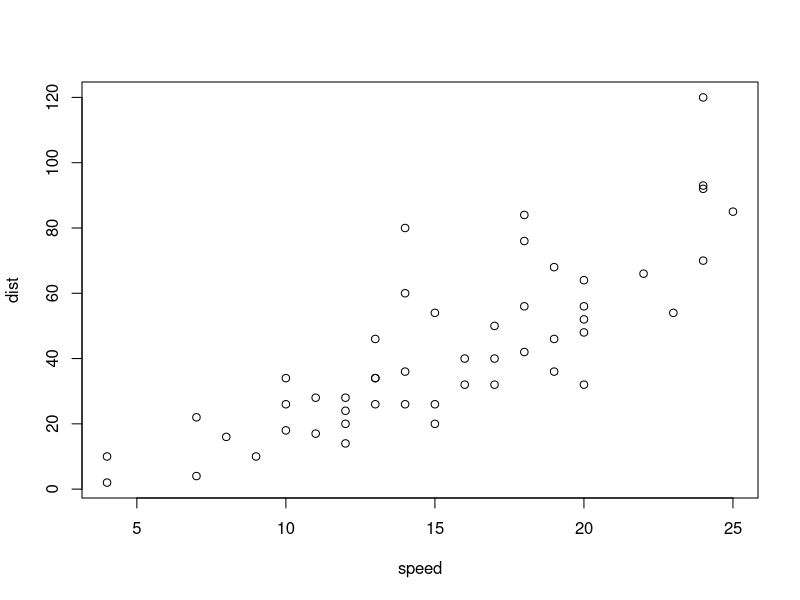
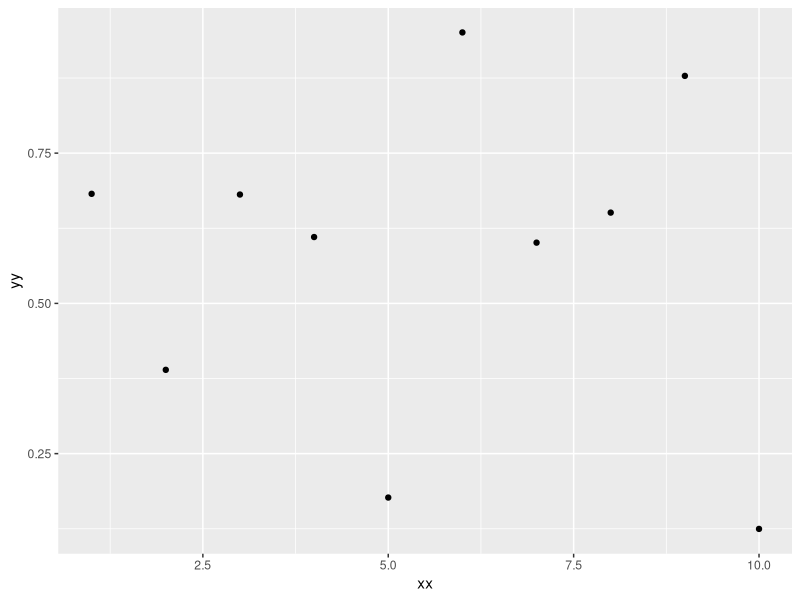
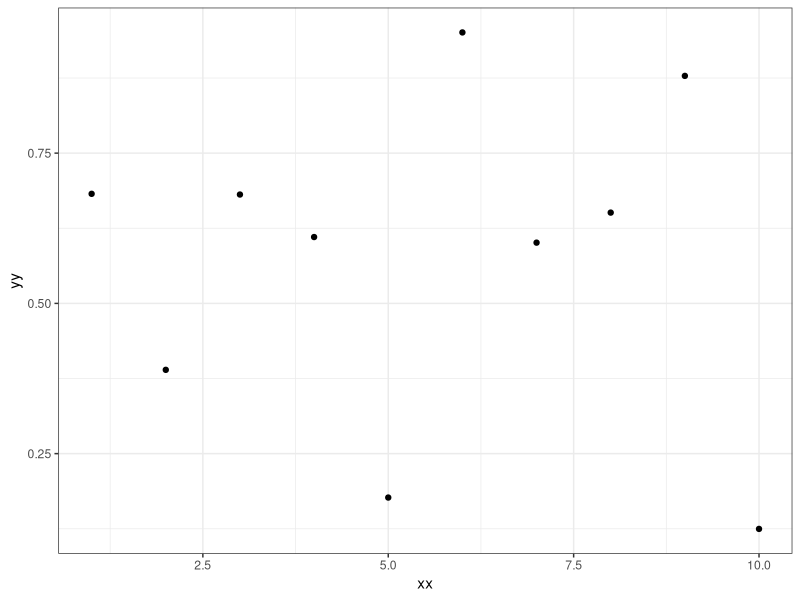
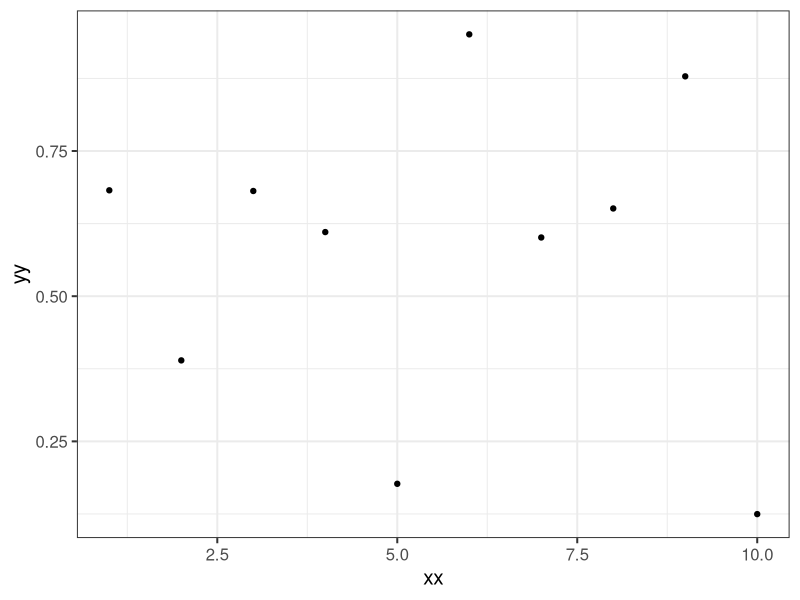
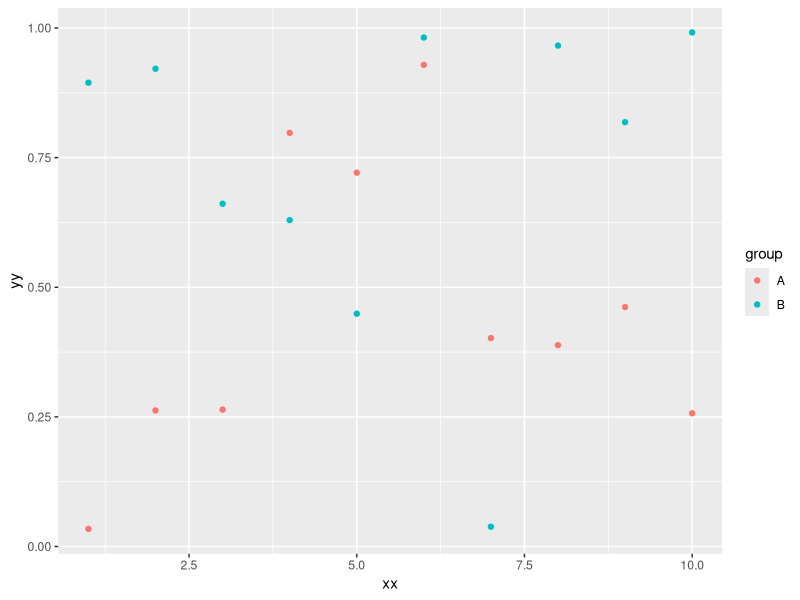
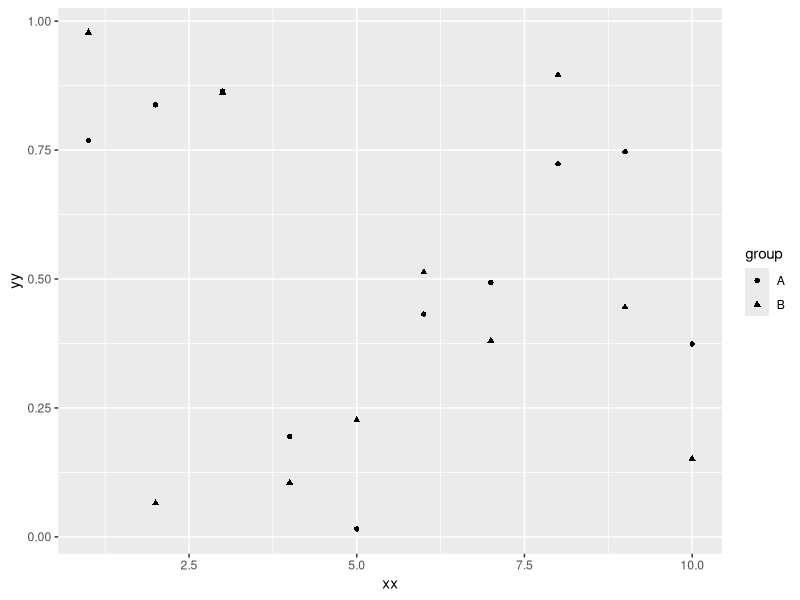
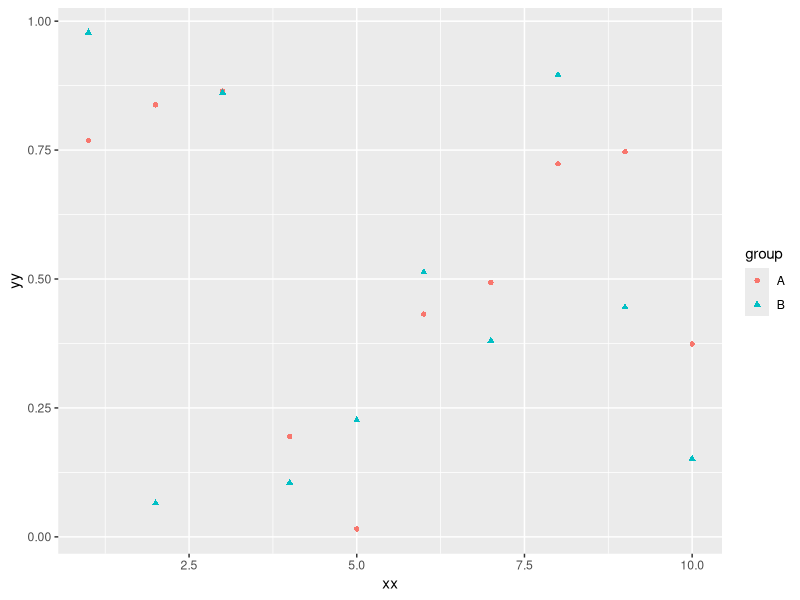
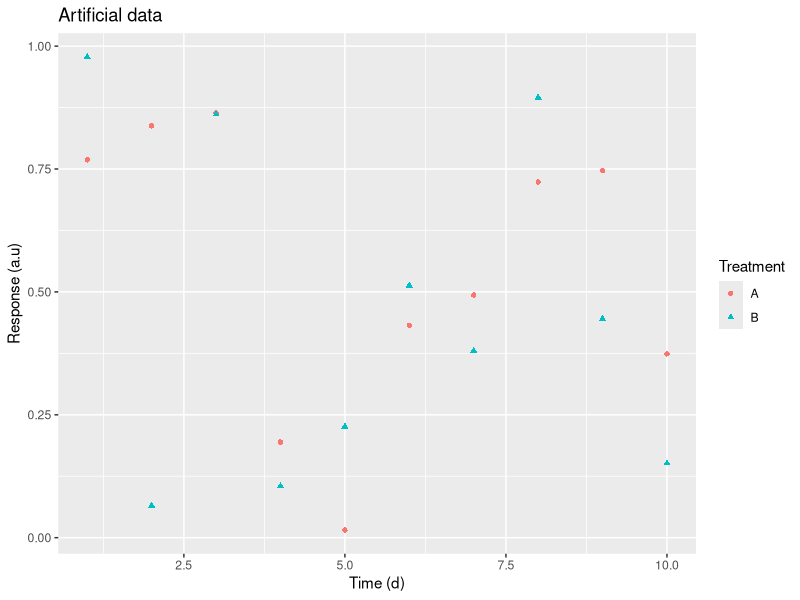

The R source for these figures, in order:
## ---- chunk 1
library(knitr)
opts_chunk$set(fig.align='center', size="tiny",
               fig.width=6, fig.height=4, 
               out.width='.75\\textwidth')
## ---- chunk 2
summary(cars)
## ---- chunk 3
plot(cars)
## ---- chunk 4
library(ggplot2)
# runif generates random numbers
# we create a data frame to play with
my.df <- data.frame(xx = 1:10, yy = runif(10))
# we create a plot and save it as 'my.plot'
my.plot <- ggplot(data = my.df, aes(x = xx, y = yy)) + 
  geom_point()
## ---- chunk 5
print(my.plot)
## ---- chunk 6
print(my.plot + theme_bw())
## ---- chunk 7
print(my.plot + theme_bw(15))
## ---- chunk 8
str(my.plot)
## ---- chunk 9
# runif generates random numbers
# we create a data frame to play with
my.2nd.df <- 
  data.frame(xx = rep(1:10, 2), 
             yy = runif(20), 
             group = factor(rep(c("A", "B"), c(10, 10))) )
# we create a plot and save it as 'my.plot'
my.2nd.plot <- ggplot(data = my.2nd.df,
                      aes(x = xx, y = yy, colour = group)) + 
  geom_point()
## ---- chunk 10
print(my.2nd.plot)
## ---- chunk 11
# runif generates random numbers
# we create a data frame to play with
my.2nd.df <- 
  data.frame(xx = rep(1:10, 2), 
             yy = runif(20), 
             group = factor(rep(c("A", "B"), c(10, 10))) )
# we create a plot and save it as 'my.plot'
my.3rd.plot <- ggplot(data = my.2nd.df,
                      aes(x = xx, y = yy, shape = group)) + 
  geom_point()
## ---- chunk 12
print(my.3rd.plot)
## ---- chunk 13
# we create a plot and save it as 'my.plot'
my.4th.plot <- ggplot(data = my.2nd.df,
                      aes(x = xx, y = yy, 
                          shape = group,
                          colour = group)) + 
  geom_point()
## ---- chunk 14
print(my.4th.plot)
## ---- chunk 15
my.5th.plot <- my.4th.plot +
  labs(x="Time (d)", y = "Response (a.u)", 
       colour = "Treatment", shape = "Treatment",
       title = "Artificial data")
print(my.5th.plot)
## ---- chunk 16
print(my.5th.plot + geom_line())
## ---- chunk 17
print(my.5th.plot + geom_smooth())
## ---- chunk 18
# we create a plot and save it as 'my.plot'
my.6th.plot <- ggplot(data = my.2nd.df,
                      aes(x = group, y = yy))
print(my.6th.plot + geom_boxplot())
## ---- chunk 19
print(my.6th.plot + geom_violin())
## ---- chunk 20
# rnorm generates random numbers
my.3rd.df <- 
  data.frame(yy = c(rnorm(n = 50, mean = 2), rnorm(n = 50, mean = 0)),
             group = factor(rep(c("A", "B"), c(50, 50))) )
my.7th.plot <- ggplot(data = my.3rd.df,
                      aes(x = group, y = yy))
print(my.7th.plot + geom_boxplot())
## ---- chunk 21
print(my.7th.plot + 
        geom_violin() +
        geom_point(aes(colour = group)) +
        geom_rug(aes(colour = group), 
                 side = "l", alpha = 0.5) )
